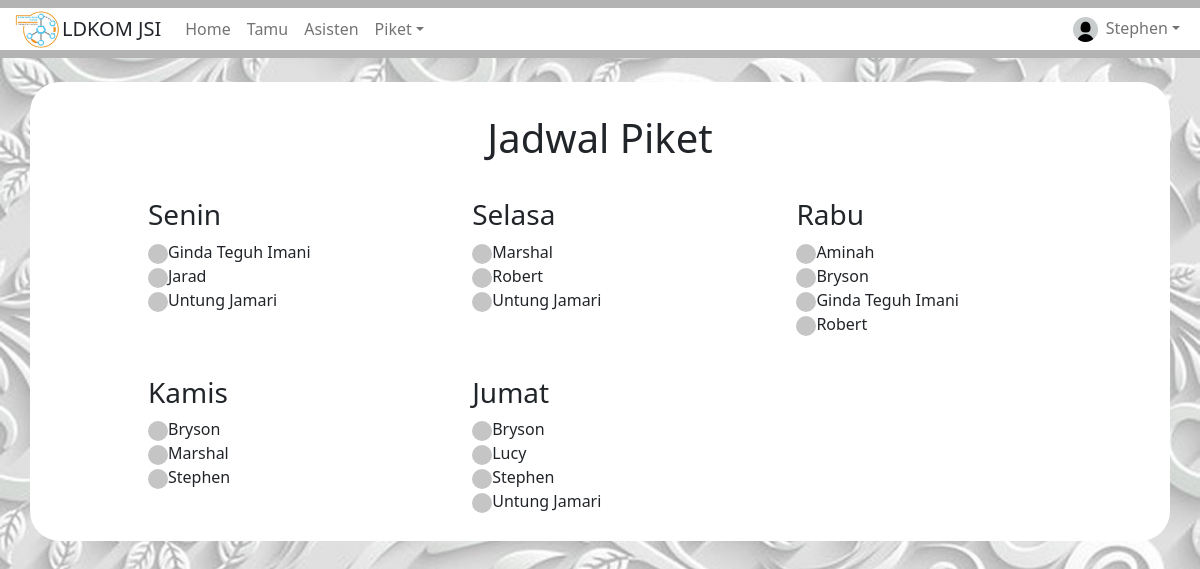
The page /Asisten/jadwal.php (signed in) on the database its author committed.
### tables this page shows
CREATE TABLE `user` (
  `no_anggota` varchar(100) NOT NULL,
  `nama` varchar(100) NOT NULL,
  `password` varchar(100) NOT NULL,
  `role` varchar(100) NOT NULL,
  `foto` varchar(100) NOT NULL
);

### Asisten/jadwal.php (the view, shortened to what this page needs)
<?php
$koneksi = mysqli_connect("localhost","root","","tb_ldkom");
?>
<!doctype html>
<html lang="en">
<head>
	<link href="https://cdn.jsdelivr.net/npm/bootstrap@5.1.0/dist/css/bootstrap.min.css" rel="stylesheet">
	<link rel="stylesheet" type="text/css" href="https://cdnjs.cloudflare.com/ajax/libs/twitter-bootstrap/5.0.1/css/bootstrap.min.css">
	<link rel="stylesheet" type="text/css" href="https://cdn.datatables.net/1.10.25/css/dataTables.bootstrap5.min.css">
</head>
<body style="background: url(../gambar/bggbr.jpg); background-size: cover; background-repeat: no-repeat;">
	<nav class="navbar navbar-expand-lg navbar-light" style="background-color: #b3b3b3;" aria-label="Eleventh navbar example">
		<div class="container-fluid" style="background-color: white;">
			<div class="collapse navbar-collapse" style="background-color: white;">
				<ul class="navbar-nav me-auto mb-2 mb-lg-0">
					<li class="nav-item">
						<img src="../gambar/logoldkom1.png" style="width: 50px; height: 40px;">
					</li>
					<li class="nav-item">
						<h5 class="mt-2 me-3">LDKOM JSI</h5>
					</li>
					<li class="nav-item">
						<a class="nav-link" href="home_asisten.php">Home</a>
					</li>
					<li class="nav-item">
						<a class="nav-link" href="tamu.php">Tamu</a>
					</li>
					<li class="nav-item">
						<a class="nav-link" href="asisten.php">Asisten</a>
					</li>
					<li class="nav-item dropdown">
						<a class="nav-link dropdown-toggle" href="#" id="dropdown09" data-bs-toggle="dropdown" aria-expanded="false">Piket</a>
					</li>
				</ul>
				<form>
					<ul class="navbar-nav me-auto mb-2 mb-lg-0">
						<li class="nav-item dropdown">
							<a class="nav-link dropdown-toggle" href="#" id="dropdown09" data-bs-toggle="dropdown"  aria-haspopup="true" aria-expanded="false"><img src="../gambar/<?php echo $_SESSION['foto']; ?>" class="me-2" style="width: 25px; height: 25px; border-radius: 30px;"><?php echo $_SESSION['nama']; ?></a>
						</li>
					</ul>
				</form>
			</div>
		</div>
	</nav>
	<div class="container mt-4" style="background-color: white;	 border-radius: 30px;">
		<br>
		<center>
			<h1 class="mt-2">Jadwal Piket</h1>
		</center>
		<div class="row g-3" style="margin-left: 70px;">
			<?php
			$kode_hari = 1;
			$hari = ['Senin','Selasa','Rabu'];
			foreach ($hari as $har) {
				?>
				<div class="col-md-4 m-1" style="border-radius: 30px; width: 30%;">
					<div class="m-4">
						<h3><?php echo $har; ?></h3>
						<?php
						$query = mysqli_query($koneksi,"select user.no_anggota,user.nama from user, jadwal_user where jadwal_user.no_anggota=user.no_anggota and jadwal_user.kode_hari='$kode_hari' order by user.nama");
						while ($tampil = mysqli_fetch_array($query)) {
							?>
							<form action="jadwal.php" method="post">
								<img src="../gambar/bg.png" style="width: 20px; height: 20px; border-radius: 100%;"><label><?php echo "".$tampil['nama'];?></label>
							</form>
							<?php
						}
						?>
					</div>
				</div>
				<?php
				$kode_hari++;
			}
			?>
		</div>
		<div class="row g-3" style="margin-left: 70px;">
			<?php
			$kode_hari = 4;
			$hari = ['Kamis','Jumat'];
			foreach ($hari as $har) {
				?>
				<div class="col-md-4 m-1" style=" border-radius: 30px; width: 30%;">
					<div class="m-4">
						<h3><?php echo $har; ?></h3>
						<?php
						$query = mysqli_query($koneksi,"select user.no_anggota,user.nama from user, jadwal_user where jadwal_user.no_anggota=user.no_anggota and jadwal_user.kode_hari='$kode_hari' order by user.nama");
						while ($tampil = mysqli_fetch_array($query)) {
							?>
							<form action="jadwal.php" method="post">
								<img src="../gambar/bg.png" style="width: 20px; height: 20px; border-radius: 100%;"><label><?php echo "".$tampil['nama'];?></label>
							</form>
							<?php
						}
						?>
					</div>
				</div>
				<?php
				$kode_hari++;
			}
			?>
		</div>
	</div>
	<br>
</body>
</html>

### rows shown on the page
user: nama "Ginda Teguh Imani"
user: nama "Jarad"
user: nama "Untung Jamari"
user: nama "Marshal"
user: nama "Robert"
user: nama "Aminah"
user: nama "Bryson"
user: nama "Stephen"
user: nama "Lucy"

### other values the page prints
$_SESSION['nama'] "Stephen"
$har "Senin"
$har "Selasa"
$har "Rabu"
$har "Kamis"
$har "Jumat"
